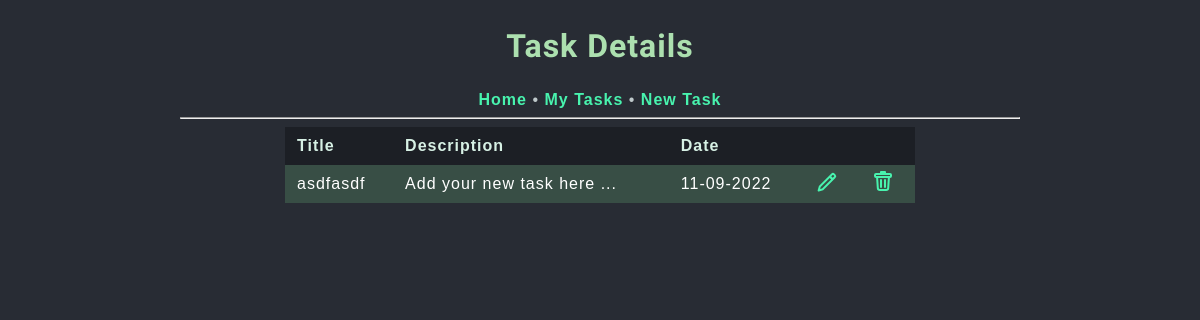
The app's page /tasks/2/ with its own data.
### models.py (models this page shows, shortened)
class Task(db.Model):
    id = db.Column("id", db.Integer, primary_key=True)
    title = db.Column("title", db.String(200))
    text = db.Column("text", db.String(100))
    date = db.Column("date", db.String(50))

### main.py (the view)
@app.route('/tasks/<task_id>/')
def get_task(task_id):
    a_task = db.session.query(Task).filter_by(id=task_id).one()
    return render_template('task.html', task=a_task)

### templates/task.html (shortened to what this page needs)
<!DOCTYPE html>
<html lang="en">
<head>
    <link rel="stylesheet" href="{{ url_for('static', filename='main.css') }}">
</head>
    <body>
        <nav>
        <h1>Task Details</h1>
        <a href="{{url_for('index')}}">Home</a> &#8226;
        <a href="{{url_for('get_tasks')}}">My Tasks</a> &#8226;
        <a href="{{url_for('new_task')}}">New Task</a>
    </nav>
    <hr/>
        <table>
            <tr>
                <th>Title</th>
                <th>Description</th>
                <th>Date</th>
                <th></th>
                <th></th>
            </tr>
            <tr>
                <td>{{ task.title }}</td>
                <td>{{ task.text }}</td>
                <td>{{ task.date }}</td>
                <td>
                    <a href="{{ url_for('update_task', task_id=task.id)}}">
                    </a>
                </td>
                <td>
                    <form fill="none" action="{{ url_for('delete_task', task_id=task.id) }}" method="post">
                        <label>
                        </label>
                    </form>
                </td>
            </tr>
        </table>
    </body>
</html>

### static/main.css (style rules this page uses)
body { font-family: 'Trebuchet MS', sans-serif; color: #bfc9cb; background: #282c34; margin-left: 15%; margin-right: 15%; letter-spacing: 1px; }
h1 { font-family: 'Ubuntu', serif; font-size: 32px; color: #ace0af; background:#282c34 }
a, .icon { text-decoration: none; color: #48f3ae; font-weight: bold; }
nav { text-align: center; }
label { font-family: 'Ubuntu', serif; font-size: 24px; color: #ace0af; background:#282c34; background-color:transparent; }
table { color: #ddd; text-align: start; border-spacing: 0px!important; width: 75%; margin-left: auto; margin-right: auto; }
th { padding: 10px 12px; text-align: left; background-color: #1C1F25; color: #d7f1e5; }
td { padding: 4px 12px }
table tr:nth-child(even) { background-color: #384e45; color: #fff; }

### records on screen
Task: title "asdfasdf", text "Add your new task here ...", date "11-09-2022"
